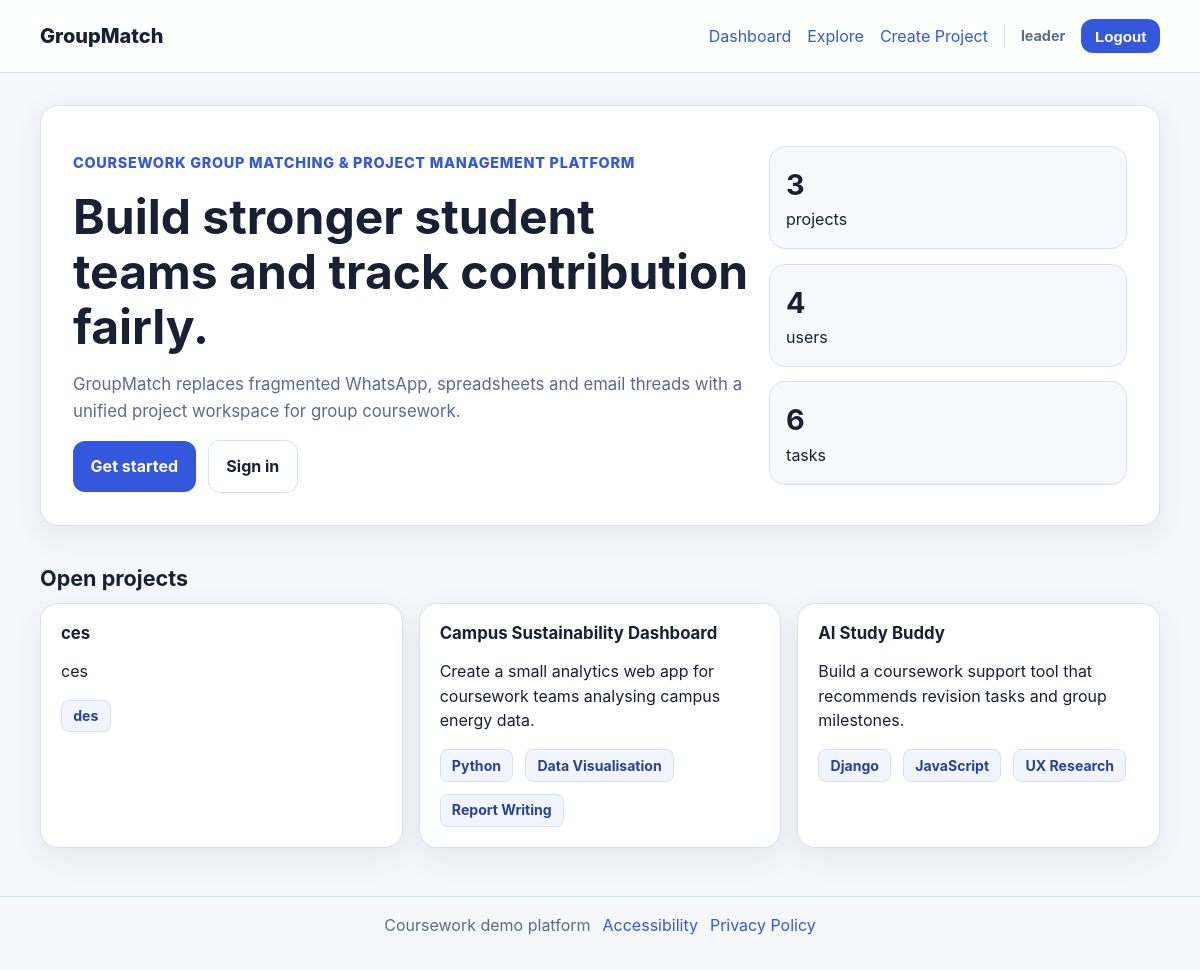
/ (signed in), run on the app's committed database.
### core/models.py (models this page shows, shortened)
class Project(models.Model):
    STATUS_CHOICES = [('open', 'Open'), ('closed', 'Closed')]
    creator = models.ForeignKey(settings.AUTH_USER_MODEL, on_delete=models.CASCADE, related_name='created_projects')
    title = models.CharField(max_length=120)
    description = models.TextField()
    required_skills = models.CharField(max_length=250, help_text='Comma-separated skills, e.g. Python, UI Design, Report Writing')
    recruitment_status = models.CharField(max_length=10, choices=STATUS_CHOICES, default='open')
    created_at = models.DateTimeField(auto_now_add=True)
    class Meta:
        ordering = ['-created_at']
    def skill_list(self):
        return [skill.strip() for skill in self.required_skills.split(',') if skill.strip()]

### core/views.py (the view)
# urls.py: path('', views.home, name='home'),
def home(request):
    projects = Project.objects.filter(recruitment_status='open')[:6]
    stats = {'projects': Project.objects.count(), 'users': User.objects.count(), 'tasks': Task.objects.count()}
    return render(request, 'core/home.html', {'projects': projects, 'stats': stats})

### templates/core/home.html (shortened to what this page needs)
{% extends 'base.html' %}
{% load static %}
{% block content %}
<section class="hero card">
    <div>
        <p class="eyebrow">Coursework Group Matching & Project Management Platform</p>
        <h1>Build stronger student teams and track contribution fairly.</h1>
        <p class="lead">GroupMatch replaces fragmented WhatsApp, spreadsheets and email threads with a unified project workspace for group coursework.</p>
        <div class="action-row">
            <a class="button" href="{% if user.is_authenticated %}{% url 'project_explore' %}{% else %}{% url 'signup' %}{% endif %}">Get started</a>
            <a class="button secondary" href="{% url 'login' %}">Sign in</a>
        </div>
    </div>
    <div class="stats-panel" aria-label="Platform summary">
        <div><strong>{{ stats.projects }}</strong><span>projects</span></div>
        <div><strong>{{ stats.users }}</strong><span>users</span></div>
        <div><strong>{{ stats.tasks }}</strong><span>tasks</span></div>
    </div>
</section>
<section style="margin-top:2.5rem"><h2>Open projects</h2><div class="card-grid">{% for project in projects %}<article class="card project-card"><h3>{{ project.title }}</h3><p>{{ project.description|truncatechars:100 }}</p><div class="tag-row">{% for skill in project.skill_list %}<span class="tag">{{ skill }}</span>{% endfor %}</div></article>{% empty %}<p class="card">No projects yet. Create the first one after signing in.</p>{% endfor %}</div></section>
{% endblock %}

### templates/base.html (shortened to what this page needs)
{% load static %}
<!DOCTYPE html>
<html lang="en">
<head>
    <link rel="stylesheet" href="{% static 'css/styles.css' %}">
</head>
<body>
<header class="site-header">
    <div class="container nav-row">
        <a class="brand" href="{% url 'home' %}">GroupMatch</a>
        <nav id="primaryNav" class="primary-nav" aria-label="Main navigation">
            {% if user.is_authenticated %}
                <a href="{% url 'dashboard' %}">Dashboard</a>
                <a href="{% url 'project_explore' %}">Explore</a>
                <a href="{% url 'project_create' %}">Create Project</a>
                <span class="nav-username">{{ user.username }}</span>
                <form method="post" action="{% url 'logout' %}" class="inline-form">{% csrf_token %}<button class="link-button" type="submit">Logout</button></form>
            {% else %}
                <a href="{% url 'home' %}">Home</a>
                <a href="{% url 'login' %}">Login</a>
                <a href="{% url 'signup' %}" class="button small">Register</a>
            {% endif %}
        </nav>
    </div>
</header>
<main id="main-content" class="container page-shell">{% block content %}{% endblock %}</main>
<footer class="site-footer">
    <div class="container footer-grid"><span>Coursework demo platform</span><a href="#">Accessibility</a><a href="#">Privacy Policy</a></div>
</footer>
</body>
</html>

### static/css/styles.css (style rules this page uses)
:root { --bg: #f6f7fb; --surface: #ffffff; --text: #182033; --muted: #5f6b85; --primary: #3458db; --primary-dark: #2745b1; --border: #d9dfec; --success-bg: #dcf6e8; --error-bg: #fde5e5; --warning-bg: #fff5d6; --shadow: 0 10px 30px rgba(31, 45, 84, 0.08); --radius: 18px; }
* { box-sizing: border-box; }
html { scroll-behavior: smooth; }
body { margin: 0; font-family: Inter, system-ui, -apple-system, BlinkMacSystemFont, "Segoe UI", sans-serif; background: var(--bg); color: var(--text); line-height: 1.55; }
a { color: var(--primary); text-decoration: none; }
.container { width: min(1120px, calc(100% - 2rem)); margin: 0 auto; }
.page-shell { padding: 2rem 0 3rem; min-height: calc(100vh - 170px); }
.site-header { background: rgba(255,255,255,.9); backdrop-filter: blur(10px); border-bottom: 1px solid var(--border); position: sticky; top: 0; z-index: 10; }
.nav-row { display: flex; align-items: center; justify-content: space-between; gap: 1rem; min-height: 72px; }
.brand { font-size: 1.25rem; font-weight: 800; color: var(--text); }
.nav-username { font-size: .9rem; font-weight: 700; color: var(--muted); border-left: 1px solid var(--border); padding-left: 1rem; }
.primary-nav { display: flex; align-items: center; gap: 1rem; }
.button, .link-button { appearance: none; border: 0; border-radius: 12px; background: var(--primary); color: white; font-weight: 700; font-size: 1rem; padding: .8rem 1.1rem; cursor: pointer; display: inline-flex; align-items: center; justify-content: center; text-decoration: none; white-space: nowrap; flex-shrink: 0; }
.button.secondary { background: white; color: var(--text); border: 1px solid var(--border); }
.button.small, .link-button { padding: .55rem .85rem; font-size: .95rem; }
.card { background: var(--surface); border: 1px solid var(--border); border-radius: var(--radius); box-shadow: var(--shadow); padding: 1.25rem; }
.hero { display: grid; grid-template-columns: minmax(0, 1.7fr) minmax(240px, .9fr); gap: 1.25rem; align-items: center; padding: 2rem; }
.eyebrow { color: var(--primary); font-size: .9rem; font-weight: 800; letter-spacing: .05em; text-transform: uppercase; }
h1, h2, h3 { margin-top: 0; line-height: 1.15; }
h1 { font-size: clamp(2rem, 4vw, 3rem); margin-bottom: .85rem; }
h2 { font-size: 1.35rem; margin-bottom: .75rem; }
h3 { font-size: 1.05rem; margin-bottom: .5rem; }
.lead { color: var(--muted); font-size: 1.05rem; max-width: 65ch; }
.stats-panel { display: grid; gap: .9rem; }
.stats-panel div { background: #f7f9ff; border: 1px solid var(--border); border-radius: 16px; padding: 1rem; }
.stats-panel strong { display: block; font-size: 1.8rem; }
.card-grid, .dashboard-grid { display: grid; gap: 1rem; }
.card-grid { grid-template-columns: repeat(auto-fit, minmax(240px, 1fr)); }
.project-card, .task-card, .task-column, .application-card { transition: transform .18s ease, box-shadow .18s ease; }
.tag-row, .action-row, .split-row, .footer-grid, .search-bar, .status-controls { display: flex; gap: .75rem; }
.tag-row { flex-wrap: wrap; margin-top: .75rem; }
.action-row { align-items: center; flex-wrap: wrap; }
.badge, .tag { display: inline-flex; align-items: center; justify-content: center; border-radius: 8px; padding: .28rem .7rem; font-size: .88rem; font-weight: 700; border: 1px solid var(--border); align-self: flex-start; flex-shrink: 0; white-space: nowrap; }
.tag { background: #f1f5ff; color: #284296; }
.footer-grid { justify-content: center; padding: 1rem 0 2rem; color: var(--muted); flex-wrap: wrap; }
.site-footer { border-top: 1px solid var(--border); margin-top: auto; }
.inline-form { display: inline; }

### data on the page
Project: title "ces", description "ces", skill_list "des"
Project: title "Campus Sustainability Dashboard", description "Create a small analytics web app for coursework teams analysing campus energy data.", skill_list "Python" "Data Visualisation" "Report Writing"
Project: title "AI Study Buddy", description "Build a coursework support tool that recommends revision tasks and group milestones.", skill_list "Django" "JavaScript" "UX Research"

### other printed values
{{ user.username }} "leader"
{{ stats.projects }} "3"
{{ stats.users }} "4"
{{ stats.tasks }} "6"
